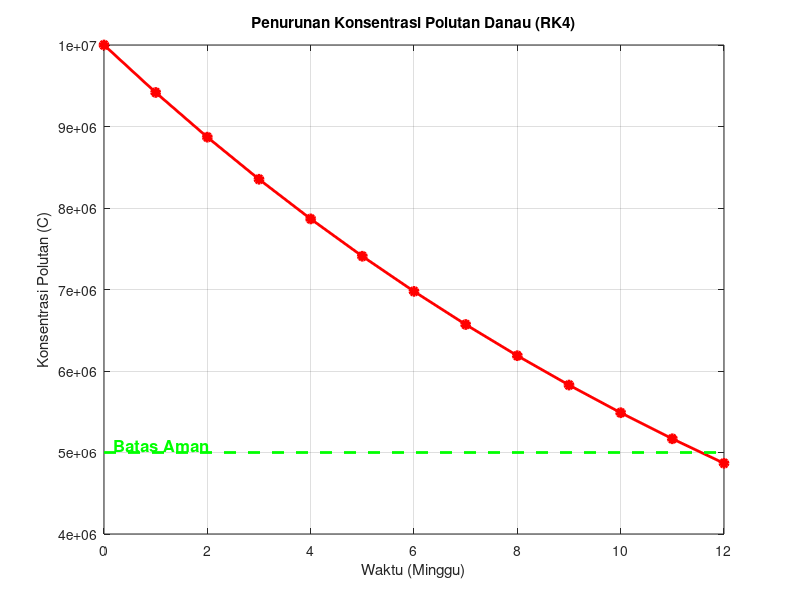

The MATLAB script that drew this image:
clear; clc; close all;

V = 25 * 10^6;
Q = 1.5 * 10^6;
C_initial = 10^7;
C_aman = 5 * 10^6;

f = @(t, c) -(Q/V) * c;

t_start = 0;
t_end = 20;
N = 20;
h = (t_end - t_start) / N;

t = zeros(1, N+1);
C = zeros(1, N+1);

t(1) = t_start;
C(1) = C_initial;

fprintf('--- Simulasi Kadar Polutan Danau ---\n');
fprintf('Minggu ke-0: %.2f bagian/m^3\n', C(1));

found_safe = false;
waktu_aman = 0;

for i = 1:N
    ti = t(i);
    ci = C(i);

    k1 = f(ti, ci);
    k2 = f(ti + 0.5*h, ci + 0.5*k1*h);
    k3 = f(ti + 0.5*h, ci + 0.5*k2*h);
    k4 = f(ti + h, ci + k3*h);

    C(i+1) = ci + (h/6) * (k1 + 2*k2 + 2*k3 + k4);
    t(i+1) = t(i) + h;

    if C(i+1) < C_aman && ~found_safe
        waktu_aman = t(i+1);
        found_safe = true;

        fprintf('-> PADA MINGGU KE-%d, Konsentrasi: %.2f (SUDAH AMAN)\n', t(i+1), C(i+1));

        t = t(1:i+1);
        C = C(1:i+1);
        break;
    else
        fprintf('Minggu ke-%d: %.2f bagian/m^3\n', t(i+1), C(i+1));
    end
end

if found_safe
    fprintf('\nKESIMPULAN:\n');
    fprintf('Air danau dinilai aman pada minggu ke-%d.\n', waktu_aman);
else
    fprintf('\nDalam 20 minggu, air belum mencapai batas aman.\n');
end

figure(1);
plot(t, C, '-ro', 'LineWidth', 2, 'MarkerFaceColor', 'r');
hold on;
line([t(1), t(end)], [C_aman, C_aman], 'Color', 'g', 'LineStyle', '--', 'LineWidth', 2);
text(t(1), C_aman, '  Batas Aman', 'VerticalAlignment', 'bottom', 'Color', 'g', 'FontSize', 12, 'FontWeight', 'bold');
xlabel('Waktu (Minggu)');
ylabel('Konsentrasi Polutan (C)');
title('Penurunan Konsentrasi Polutan Danau (RK4)');
grid on;
hold off;
